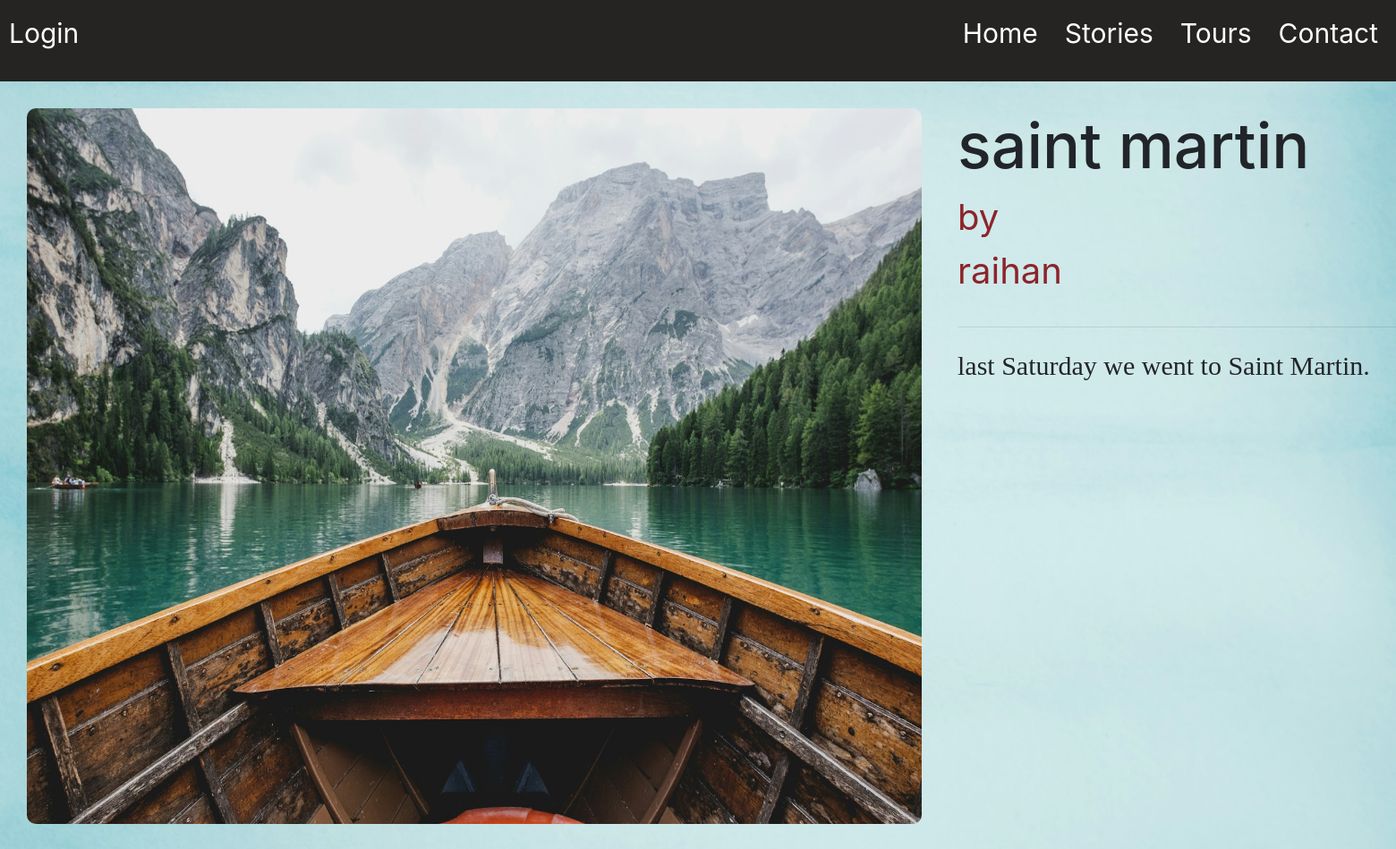
Before: /blog/1/ with the older database file.
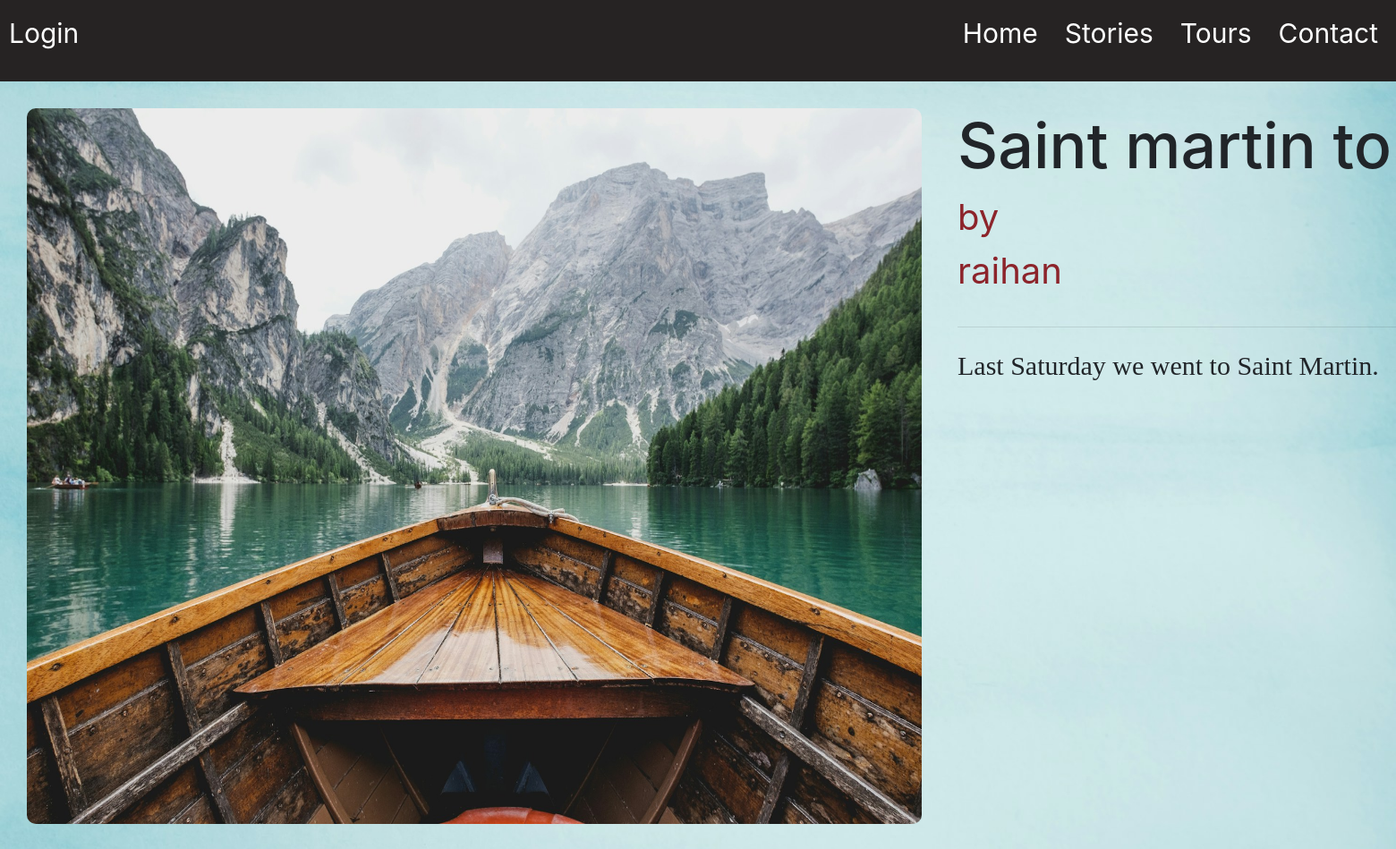
After: the same page with the newer database file.
### travel/models.py (models this page shows, shortened)
class Blog(models.Model):
    author = models.ForeignKey(CustomUser, on_delete=models.CASCADE, related_name='blog_posts')
    title = models.CharField(max_length=200)
    image = models.ImageField(upload_to='images',default='default.jpg')
    description = models.TextField()
    created = models.DateTimeField(auto_now=True)
    updated = models.DateTimeField(auto_now_add=True)

### accounts/models.py (models this page shows)
class CustomUser(AbstractUser):
    pass

### travel/views.py (the view)
# urls.py: path('blog/<int:pk>/', BlogDetailView.as_view(), name='post-detail'),
class BlogDetailView(DetailView):
    model = Blog
    template_name = 'blog_detail.html'

### templates/blog_detail.html (shortened to what this page needs)
{% extends 'base.html' %}
{% block content %}
<div class="blog">
    <img src="{{blog.image.url}}" alt="">
    <div class="blog-text">
        <h1>{{blog.title}}</h1>
        <div class="flexbtn">
            <p class="myp">by {{blog.author}}</p>
        </div>
        <hr>
        <p class="desc">{{blog.description}}</p>
    </div>
</div>
{% endblock content %}

### templates/base.html (shortened to what this page needs)
{% load static %}
<!DOCTYPE html>
<html lang="en">
<head>
    <link rel="stylesheet" href="https://cdn.jsdelivr.net/npm/bootstrap@4.4.1/dist/css/bootstrap.min.css"
>
    <link rel="stylesheet" href="{% static 'css/style.css' %}">
</head>
<body>
    <nav>
        <div id="nav-left">
            {% if user.is_authenticated %}
            <p style="width: 200px; align-items: center;">Hi {{ user.username }}!, </p>
            <form action="{% url 'logout' %}" class="logout-form" method="post">
                {% csrf_token %}
                <input class="logout-btn" type="submit" value="Log Out">
            </form>
            {% else %}
            <p><a href="{% url 'login' %}">Login</a></p>
            {% endif %}
        </div>
        <ul id="nav-right">
            <li><a href="{% url 'home' %}">Home</a></li>
            <li><a href="{% url 'blog_list' %}">Stories</a></li>
            <li><a href="{% url 'post_list' %}">Tours</a></li>
            <li><a href="#">Contact</a></li>
        </ul>
    </nav>
    <div>
        {% block content %}
        {% endblock content %}
    </div>
</body>
</html>

### static/css/style.css (style rules this page uses)
* { margin: 0; padding: 0; box-sizing: border-box; }
body { background-color: skyblue; background-image: url('/static/images/3.jpg'); background-position: center center; background-repeat: no-repeat; background-size: cover; }
nav { background-color: rgb(38, 35, 35); display: flex; align-items: center; justify-content: space-between; font-size: 30px; padding: 15px 0; padding-left: 10px; }
#nav-left { display: flex; color: white; align-items: center; gap: 10px; }
#nav-left a { color: white; }
#nav-right { display: flex; align-items: center; justify-content: end; gap: 30px; background-color: rgb(38, 35, 35); list-style: none; height: 20px; font-size: 30px; padding-right: 20px; }
#nav-right a { transition: 1s; text-decoration: none; color: white; }
.blog img { width: 1000px; height: 800px; border-radius: 10px; }
.blog { display: flex; margin: 30px; gap: 40px; }
.blog h1 { font-size: 70px; }
.blog .myp { font-size: 40px; color: rgb(140, 36, 43); }
.blog .desc { margin-top: 20px; font-family: Cambria, Cochin, Georgia, Times, 'Times New Roman', serif; font-size: 30px; }
.flexbtn { display: grid; grid-template-columns: 1fr 1fr; align-items: center; gap: 400px; }

Changed rows visible on the page:
changed Blog "raihan": title "saint martin" → "Saint martin…"; description "last Saturday we went to Saint Martin." → "Last Saturday we went to Saint Martin."
